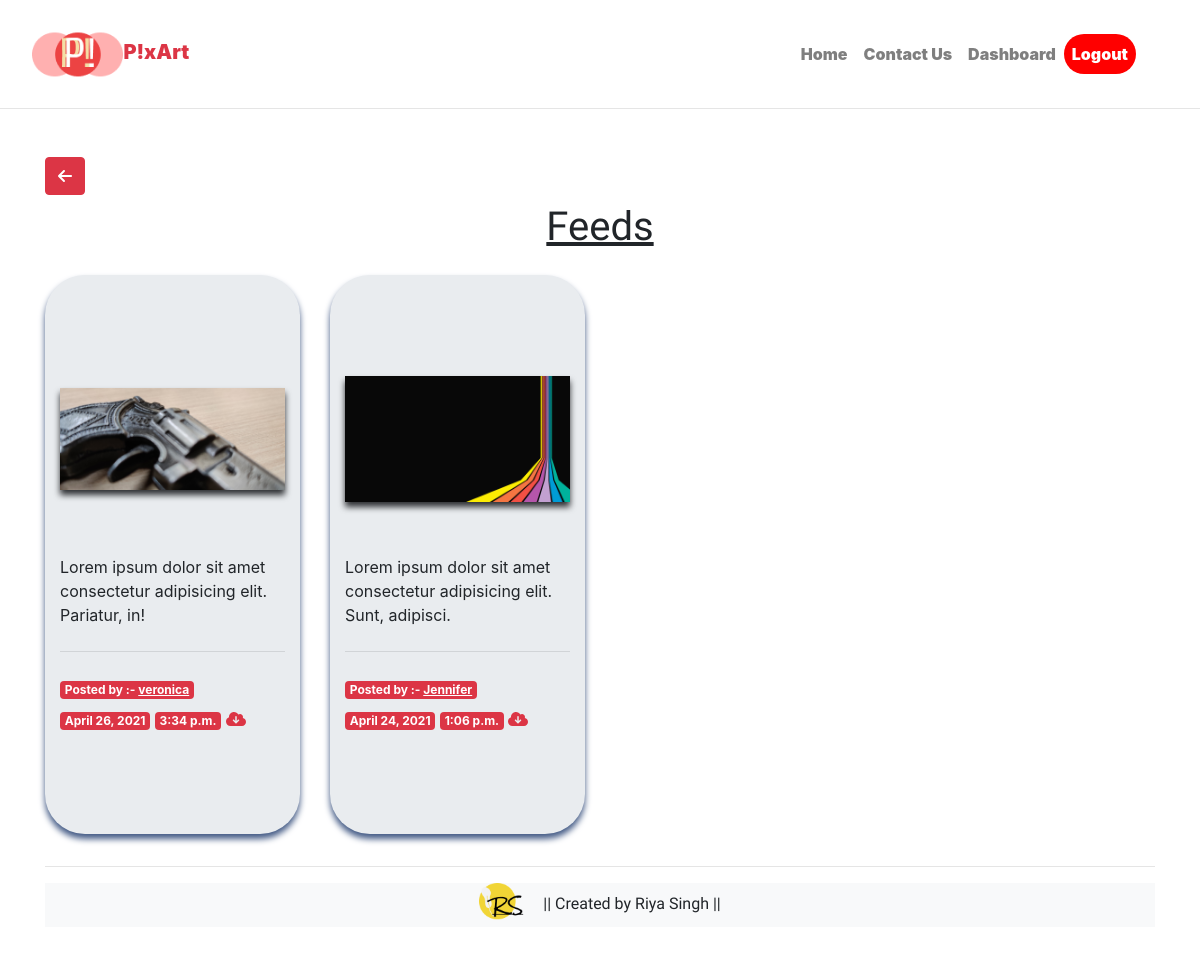
Page /feeds/ (signed in) on the committed database.
### home/models.py (models this page shows)
class People(models.Model):
    image = models.ImageField(upload_to ='uploads/')
    date = models.DateTimeField(auto_now_add=True)
    name = models.CharField(max_length=30)
    caption = models.CharField(max_length=200)
    user = models.ForeignKey(User, on_delete=models.CASCADE)

### home/views.py (the view)
# urls.py: path('feeds/', views.feed, name='feeds'),
def feed(request):
     if request.user.is_authenticated:
          post = People.objects.order_by('-id')
          return render(request, 'pinterest/feeds.html', {'post': post})
     else:
          messages.success(request, 'login first!')
          return HttpResponseRedirect('/login/')

### home/templates/pinterest/feeds.html (shortened to what this page needs)
{% extends 'pinterest/base.html' %}
{% load static %}
{% block content %}
    <hr>
    <div class="my-5">
      <div class="container">
        <div class="mx-auto my-2">
          <a href="{% url 'post' %}" class="btn btn-danger" title="go back"><i class="fa fa-arrow-left" aria-hidden="true"></i></a>
        </div>
       <h1 class="text-center Home"><u>Feeds</u></h1>
        <div class="row">
       {% if post %}
       {% for posts in post %}
      <div class="col-md-3 my-3">
        <div class="jumbotron jumbotron-fluid h-100">
          <div class="container text-center">
            <img src="{{posts.image.url}}" alt="" class="image-thumbnail img-fluid">
            <p class="text-left my-3">{{posts.caption}}</p>
            <hr class="my-4">
               <div class="text-left">
                <h6 class="badge badge-danger">Posted by :- <u>{{posts.name}}</u></h6>
                <h6 class="badge badge-danger">{{posts.date.date}}</h6>
                <h6 class="badge badge-danger">{{posts.date.time}}</h6>
                <a href="{{posts.image.url}}" title="download" class="text-danger" download="{{posts.image.url}}"><i class="fas fa-cloud-download-alt"></i></a>
               </div>
          </div>
        </div>
      </div>
       {% endfor %}
       {% else %}
           <div class="text-center mx-auto my-auto">
            <img src="{% static 'pinterest/images/start.svg' %}" alt="">
            <h4 class="alert alert-danger text-center my-3">Be the first to upload!</h4>
           </div>
       {% endif %}
  </div>
{% endblock content %}

### home/templates/pinterest/base.html (shortened to what this page needs)
{% load static %}
<!DOCTYPE html>
<html lang="en">
<head>
    <link rel="stylesheet" href="{% static 'pinterest/css/all.min.css' %}">
    <link rel="stylesheet" href="{% static 'pinterest/css/bootstrap.css' %}">
    <link rel="stylesheet" href="{% static 'pinterest/css/animate.css' %}">
    <link rel="stylesheet" href="{% static 'pinterest/css/mystylesheet.css' %}">
</head>
<body>
    {% include 'pinterest/navbar.html'%}
   {% block content %}
   {% endblock content %}
<hr>
  <footer class="text-center">
      <div>
       <h6 class="my-3 footer bg-light"> <img src="{% static 'pinterest/images/mylogo.png' %}" style="width: 60px;"> || Created by Riya Singh ||</h6>
      </div>
  </footer>
</body>
</html>

### home/templates/pinterest/navbar.html (shortened to what this page needs)
{% load static %}
<nav class="navbar navbar-expand-lg navbar-light fixed-navbar mt-3">
      <a href="{% url 'home' %}" class="navbar-brand ml-3 text-danger"><img src="{% static 'pinterest/images/pilogo.png' %}" alt="" height="50px">P!xArt</a>
      <div class="collapse navbar-collapse" id=navbarSupportedContent>
      <ul class="navbar-nav ml-auto mr-5">
        <li class="nav-item">
          <a class=nav-link href="{% url 'home' %}">Home</a>
          </li>
      <li class=nav-item>
        <a class=nav-link href="{% url 'contact' %}">Contact Us</a>
        </li>
      {% if request.user.is_authenticated %}
      <li class=nav-item>
        <a class="nav-link" href="{% url 'post' %}">Dashboard</a>
        </li>
          <li class=nav-item>
            <a class="nav-link login text-white" href="{% url 'logout' %}">Logout</a>
            </li>
      {% endif %}
      </ul>
    </div>
      </nav>

### home/static/pinterest/css/mystylesheet.css (style rules this page uses)
svg { overflow: hidden; }
.navbar { background-color: transparent; }
.nav-item > a, .navbar-brand { font-weight: 900; }
.login { border-radius: 32px; background-color:red; color: white; }
.footer { font-family: 'Lemonada', cursive;; }
.Home { font-family: 'Kaushan Script', cursive; }

### home/templates/pinterest/feeds.html (style rules this page uses)
.image-thumbnail { height: 200px; object-fit: contain; }
.jumbotron { border-radius: 40px; }
.jumbotron { filter: drop-shadow(0px 5px 3px rgb(67, 90, 133)); }
.img-fluid { filter: drop-shadow(0px 5px 3px rgb(46, 48, 51)); }

### rows in the picture
People: image (picture), caption "Lorem ipsum dolor sit amet consectetur adipisicing elit. Pariatur, in!", name "veronica", date "April 26, 2021", date.time "3:34 p.m."
People: image (picture), caption "Lorem ipsum dolor sit amet consectetur adipisicing elit. Sunt, adipisci.", name "Jennifer", date "April 24, 2021", date.time "1:06 p.m."
